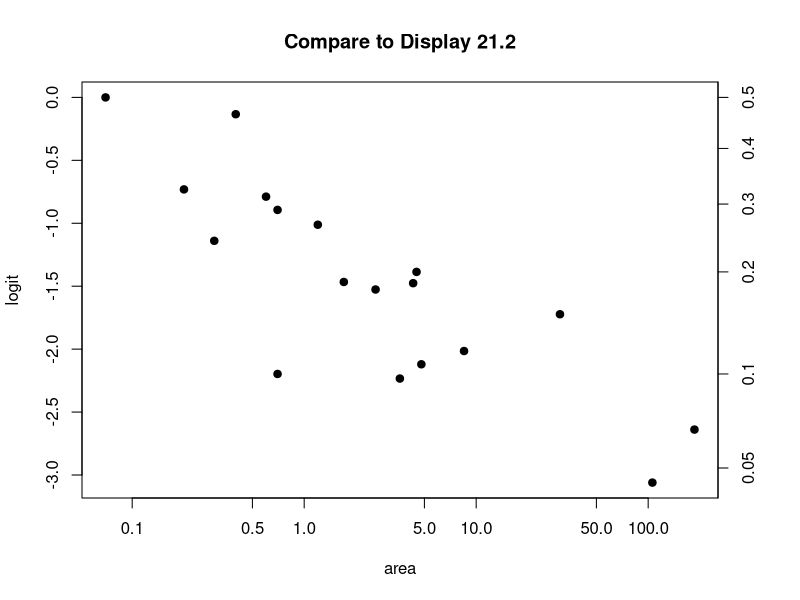
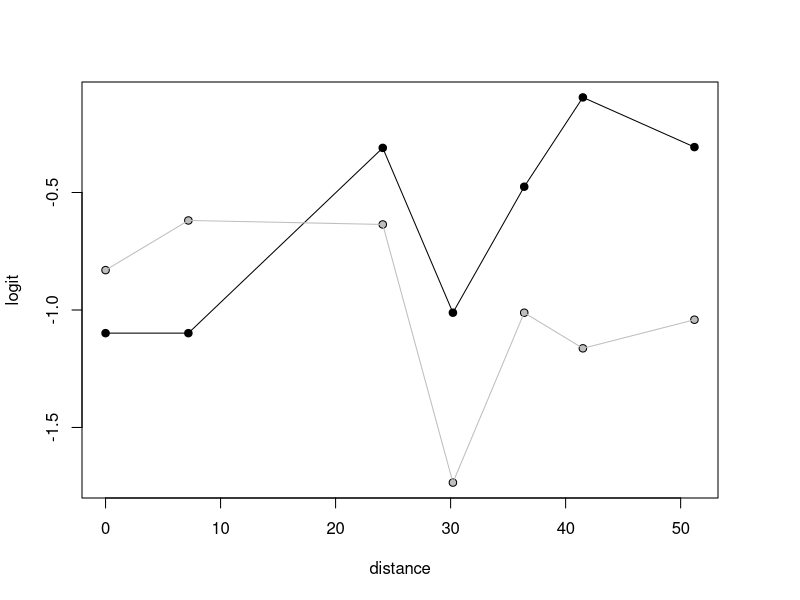

Write the R code that produced these figures, in order. (Note: this script raises an error after producing the figures.)
######################## Case 21.01 ##############################

case2101 = read.csv("case2101.csv")
names(case2101) = tolower(names(case2101))

case2101 # Compare to Display 21.1
case2101$larea = log(case2101$area)
case2101$proportion = case2101$extinct/case2101$atrisk
case2101$logit = log(case2101$proportion/(1-case2101$proportion))

par(mar=c(5,4,4,4)+.1)
plot(logit~area, case2101, pch=19, main="Compare to Display 21.2", log='x')
pp = c(.01,.05,.1,.2,.3,.4,.5,.6)
logit = function(x) log(x/(1-x))
axis(4,logit(pp), pp)


# Notice the syntax
mod = glm(cbind(extinct,atrisk-extinct) ~ larea, binomial, case2101)
summary(mod)



######################## Case 21.02 ##############################

case2102 = read.csv("case2102.csv")
names(case2102) = tolower(names(case2102))

case2102 # Compare to Display 21.3
case2102$proportion = case2102$removed/case2102$placed
case2102$logit = log(case2102$proportion/(1-case2102$proportion))

ch = rep(NA,nrow(case2102))
ch[case2102$morph=="dark"] = 19
ch[case2102$morph=="light"] = 1

cl = rep(NA,nrow(case2102))
cl[case2102$morph=="dark"] = "black"
cl[case2102$morph=="light"] = "gray"


plot(logit~distance, case2102[case2102$morph=="dark",], type='p', pch=19,
     ylim=range(case2102$logit))
lines(case2102$distance[case2102$morph=="dark"], case2102$logit[case2102$morph=="dark"])
points(case2102$distance[case2102$morph=="light"], case2102$logit[case2102$morph=="light"], pch=21, bg="gray")
lines(case2102$distance[case2102$morph=="light"], case2102$logit[case2102$morph=="light"], col="gray")




modf = glm(cbind(removed,placed-removed) ~ morph*distance, binomial, case2102)
summary(modf) # Compare to Display 21.8 (full model)

modr = glm(cbind(removed,placed-removed) ~ morph*distance, binomial, case2102)
summary(modr) # Compare to Display 21.8 (full model)

# Drop-in-deviance test for interaction
anova(modr, modf, test="Chi")


case2102$proportion = case2102$removed/case2102$placed

cbind(case2102, residuals(mod), predict(mod))
